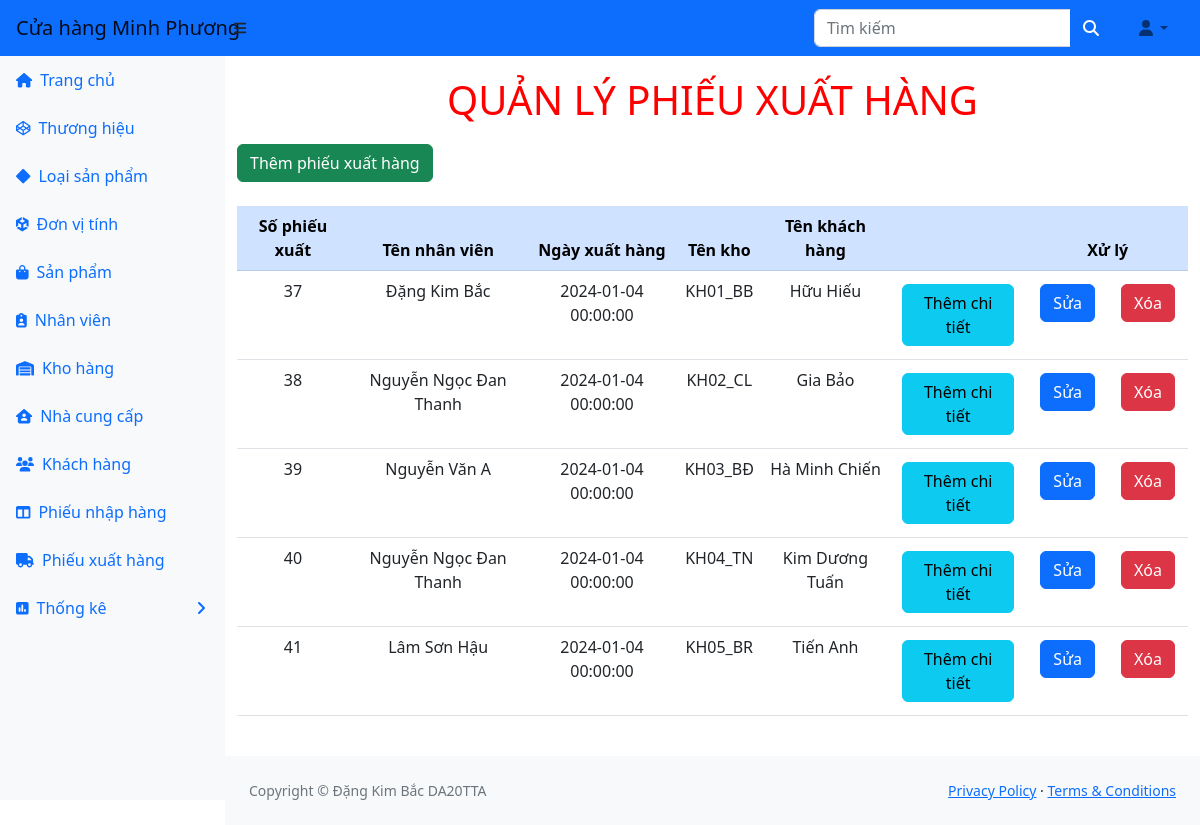
The app's page /ql_kho/ql-kho/phieuxuathang.php (signed in) with its own data.
### tables this page shows
CREATE TABLE `phieuxuathang` (
  `tendangnhap` varchar(255) DEFAULT NULL,
  `sophieuxuat` int(11) NOT NULL,
  `ngayxuathang` datetime DEFAULT NULL,
  `makho` int(11) DEFAULT NULL,
  `makhachhang` int(11) DEFAULT NULL
);

CREATE TABLE `nhanvien` (
  `tendangnhap` varchar(255) NOT NULL,
  `matkhau` text NOT NULL,
  `hoten` varchar(255) NOT NULL,
  `sodienthoai` varchar(255) NOT NULL,
  `email` varchar(255) NOT NULL,
  `quyen` int(11) NOT NULL
);

CREATE TABLE `khohang` (
  `makho` int(11) NOT NULL,
  `tenkho` varchar(255) DEFAULT NULL,
  `loaisanpham` int(11) DEFAULT NULL
);

CREATE TABLE `khachhang` (
  `makhachhang` int(11) NOT NULL,
  `tenkhachhang` varchar(255) DEFAULT NULL,
  `diachi` varchar(255) DEFAULT NULL,
  `dienthoai` varchar(255) DEFAULT NULL
);

### ql_kho/ql-kho/phieuxuathang.php (the view)
<?php
include_once("header.php");
?>
<body>
<h1 class="tieudeform">QUẢN LÝ PHIẾU XUẤT HÀNG</h1>
<div><a class='btn btn-success' href='themphieuxuathang.php'>Thêm phiếu xuất hàng</a></div> <br>
<table class="table table-hover">
    <thead class="table-primary">
        <tr>
           <th>Số phiếu xuất</th>
            <th>Tên nhân viên</th>
            <th>Ngày xuất hàng</th>
            <th>Tên kho</th>
            <th>Tên khách hàng </th>
            <th> &nbsp; </th>
            <th colspan="2" style="text-align:center">Xử lý</th>
        </tr>
    </thead>
    <?php
$sql = "SELECT phieuxuathang.*, nhanvien.hoten, khohang.tenkho, khachhang.tenkhachhang
FROM phieuxuathang
JOIN nhanvien ON phieuxuathang.tendangnhap = nhanvien.tendangnhap
JOIN khohang ON phieuxuathang.makho = khohang.makho
JOIN khachhang ON phieuxuathang.makhachhang = khachhang.makhachhang
order by sophieuxuat asc";
    $kq = $conn->query($sql) or die("Không thể xem phiếu xuất hàng");
    while ($row = mysqli_fetch_array($kq)) {
        echo ("<tr>");
        $sophieuxuat = $row["sophieuxuat"];
        echo ("<td>" . $row["sophieuxuat"] . "</td>");
        echo ("<td>" . $row["hoten"] . "</td>");
        echo ("<td>" . $row["ngayxuathang"] . "</td>");
        echo ("<td>" . $row["tenkho"] . "</td>");
        echo ("<td>" . $row["tenkhachhang"] . "</td>");
        echo ("<td><a class='btn btn-info' href='chitietphieuxuat.php?mm=$sophieuxuat'>Thêm chi tiết</a></td>");
        echo ("<td><a class='btn btn-primary' href='suaphieuxuathang.php?mm=$sophieuxuat'>Sửa</a></td>");
        echo ("<td>");
        ?>
        <a onclick = "return confirm('Bạn có thật sự muốn xoá không')" class="btn btn-danger" href="xoaphieuxuathang.php?mm=<?php echo $sophieuxuat;?>">Xóa</a>
        <?php
        echo ("</td>");
        echo ("</tr>");
    }
    ?>
</table><br>
<?php
include("footer.php");
?>
</body>
</html>

### ql_kho/ql-kho/header.php (style rules this page uses)
h1.tieudeform { text-align:center; text-transform:uppercase; color:red; margin:20px; }
td { text-align:center; }
th { text-align:center; }

### records on screen
phieuxuathang: sophieuxuat "37", tendangnhap.hoten "Đặng Kim Bắc", ngayxuathang "2024-01-04 00:00:00", makho.tenkho "KH01_BB", makhachhang.tenkhachhang "Hữu Hiếu"
phieuxuathang: sophieuxuat "38", tendangnhap.hoten "Nguyễn Ngọc Đan Thanh", ngayxuathang "2024-01-04 00:00:00", makho.tenkho "KH02_CL", makhachhang.tenkhachhang "Gia Bảo"
phieuxuathang: sophieuxuat "39", tendangnhap.hoten "Nguyễn Văn A", ngayxuathang "2024-01-04 00:00:00", makho.tenkho "KH03_BĐ", makhachhang.tenkhachhang "Hà Minh Chiến"
phieuxuathang: sophieuxuat "40", tendangnhap.hoten "Nguyễn Ngọc Đan Thanh", ngayxuathang "2024-01-04 00:00:00", makho.tenkho "KH04_TN", makhachhang.tenkhachhang "Kim Dương Tuấn"
phieuxuathang: sophieuxuat "41", tendangnhap.hoten "Lâm Sơn Hậu", ngayxuathang "2024-01-04 00:00:00", makho.tenkho "KH05_BR", makhachhang.tenkhachhang "Tiến Anh"
